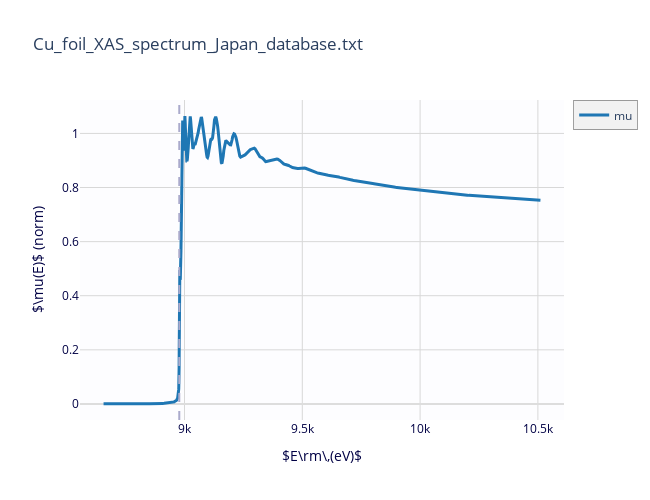

The cell this chart's notebook holds for it:
### Code cell
# step 1: read in the data and make mu(E) for room Temperature Cu

cu_data  = read_ascii(Path('Cu_foil_XAS_spectrum_Japan_database.txt'), 
                      labels='energy mu'
                      )
pre_edge(cu_data)
fig = plot_mu(cu_data, show_norm=True, show_e0=True)

### Figure 1 — Plotly figure (JSON) as saved in the notebook; plotly's stock layout.template omitted (floating-point values rounded to 4 significant figures; data arrays with more than 128 entries replaced by an {"elided": "..."} marker saying what was removed)
{"data": [{"line": {"color": "#1f77b4", "width": 3}, "name": "mu", "type": "scatter", "uid": "6be836bd-551d-42f3-a9f6-b31e3b6ac6f3", "x": {"elided": "622 float values"}, "y": {"elided": "622 float values"}}], "layout": {"height": 500, "hovermode": "closest", "legend": {"bgcolor": "#F2F2F2", "borderwidth": 0.5}, "plot_bgcolor": "#FDFDFF", "shapes": [{"line": {"color": "#AAC", "dash": "dash", "width": 2}, "type": "line", "x0": 8978.0, "x1": 8978.0, "xref": "x", "y0": 0, "y1": 1, "yref": "y domain"}], "showlegend": true, "title": {"text": "Cu_foil_XAS_spectrum_Japan_database.txt"}, "width": 650, "xaxis": {"color": "#004", "gridcolor": "#D8D8D8", "range": [8556.0, 10610.0], "showgrid": true, "title": {"text": "$E\\rm\\,(eV)$"}, "zerolinecolor": "#DDD"}, "yaxis": {"color": "#004", "gridcolor": "#D8D8D8", "showgrid": true, "title": {"text": "$\\mu(E)$ (norm)"}, "zerolinecolor": "#DDD"}}}
